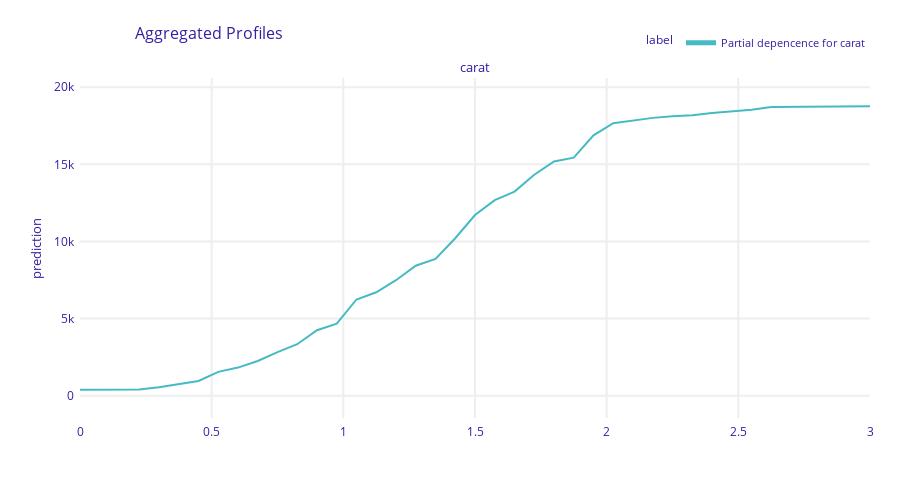

Notebook source saved alongside this figure:
### Code cell
# Interpret model
import numpy as np
import dalex as dx

# Partial dependence plots on training data
def pred_fun(model, df):
    X = encoder.transform(df)
    dX = xgb.DMatrix(X, feature_names=feature_names)
    return model.predict(dX)


exp = dx.Explainer(fit, df_train, predict_function=pred_fun, verbose=False)

pdp_num = exp.model_profile(
    variable_splits={"carat": np.linspace(0, 3, 41)},
    label="Partial depencence for carat",
    verbose=False,
)
pdp_num.plot()

### Figure 1 — Plotly figure (JSON) as saved in the notebook; plotly's stock layout.template omitted (floating-point values rounded to 4 significant figures)
{"data": [{"customdata": [[4268.0, "Partial depencence for carat", "carat"], [4268.0, "Partial depencence for carat", "carat"], [4268.0, "Partial depencence for carat", "carat"], [4268.0, "Partial depencence for carat", "carat"], [4268.0, "Partial depencence for carat", "carat"], [4268.0, "Partial depencence for carat", "carat"], [4268.0, "Partial depencence for carat", "carat"], [4268.0, "Partial depencence for carat", "carat"], [4268.0, "Partial depencence for carat", "carat"], [4268.0, "Partial depencence for carat", "carat"], [4268.0, "Partial depencence for carat", "carat"], [4268.0, "Partial depencence for carat", "carat"], [4268.0, "Partial depencence for carat", "carat"], [4268.0, "Partial depencence for carat", "carat"], [4268.0, "Partial depencence for carat", "carat"], [4268.0, "Partial depencence for carat", "carat"], [4268.0, "Partial depencence for carat", "carat"], [4268.0, "Partial depencence for carat", "carat"], [4268.0, "Partial depencence for carat", "carat"], [4268.0, "Partial depencence for carat", "carat"], [4268.0, "Partial depencence for carat", "carat"], [4268.0, "Partial depencence for carat", "carat"], [4268.0, "Partial depencence for carat", "carat"], [4268.0, "Partial depencence for carat", "carat"], [4268.0, "Partial depencence for carat", "carat"], [4268.0, "Partial depencence for carat", "carat"], [4268.0, "Partial depencence for carat", "carat"], [4268.0, "Partial depencence for carat", "carat"], [4268.0, "Partial depencence for carat", "carat"], [4268.0, "Partial depencence for carat", "carat"], [4268.0, "Partial depencence for carat", "carat"], [4268.0, "Partial depencence for carat", "carat"], [4268.0, "Partial depencence for carat", "carat"], [4268.0, "Partial depencence for carat", "carat"], [4268.0, "Partial depencence for carat", "carat"], [4268.0, "Partial depencence for carat", "carat"], [4268.0, "Partial depencence for carat", "carat"], [4268.0, "Partial depencence for carat", "carat"], [4268.0, "Partial depencence for carat", "carat"], [4268.0, "Partial depencence for carat", "carat"], [4268.0, "Partial depencence for carat", "carat"]], "hovertemplate": "<b>%{hovertext}</b><br><br>prediction=%{y:.3f}<br>mean_prediction=%{customdata[0]:.3f}<extra></extra>", "hovertext": ["Partial depencence for carat", "Partial depencence for carat", "Partial depencence for carat", "Partial depencence for carat", "Partial depencence for carat", "Partial depencence for carat", "Partial depencence for carat", "Partial depencence for carat", "Partial depencence for carat", "Partial depencence for carat", "Partial depencence for carat", "Partial depencence for carat", "Partial depencence for carat", "Partial depencence for carat", "Partial depencence for carat", "Partial depencence for carat", "Partial depencence for carat", "Partial depencence for carat", "Partial depencence for carat", "Partial depencence for carat", "Partial depencence for carat", "Partial depencence for carat", "Partial depencence for carat", "Partial depencence for carat", "Partial depencence for carat", "Partial depencence for carat", "Partial depencence for carat", "Partial depencence for carat", "Partial depencence for carat", "Partial depencence for carat", "Partial depencence for carat", "Partial depencence for carat", "Partial depencence for carat", "Partial depencence for carat", "Partial depencence for carat", "Partial depencence for carat", "Partial depencence for carat", "Partial depencence for carat", "Partial depencence for carat", "Partial depencence for carat", "Partial depencence for carat"], "legendgroup": "Partial depencence for carat", "line": {"color": "#46bac2", "dash": "solid", "width": 2}, "marker": {"symbol": "circle"}, "mode": "lines", "name": "Partial depencence for carat", "opacity": 1, "orientation": "v", "showlegend": true, "type": "scatter", "x": [0, 0.075, 0.15, 0.225, 0.3, 0.375, 0.45, 0.525, 0.6, 0.675, 0.75, 0.825, 0.9, 0.975, 1.05, 1.125, 1.2, 1.275, 1.35, 1.425, 1.5, 1.575, 1.65, 1.725, 1.8, 1.875, 1.95, 2.025, 2.1, 2.175, 2.25, 2.325, 2.4, 2.475, 2.55, 2.625, 2.7, 2.775, 2.85, 2.925, 3], "xaxis": "x", "y": [387.6, 387.6, 387.6, 402.4, 543.4, 749.5, 952.1, 1541.0, 1820.0, 2250.0, 2826.0, 3335.0, 4243.0, 4666.0, 6238.0, 6706.0, 7486.0, 8426.0, 8870.0, 10210.0, 11710.0, 12680.0, 13230.0, 14330.0, 15190.0, 15440.0, 16880.0, 17670.0, 17830.0, 18020.0, 18110.0, 18180.0, 18330.0, 18420.0, 18540.0, 18720.0, 18720.0, 18740.0, 18740.0, 18760.0, 18760.0], "yaxis": "y"}], "layout": {"annotations": [{"font": {"size": 13}, "showarrow": false, "text": "carat", "x": 0.5, "xanchor": "center", "xref": "paper", "y": 1, "yanchor": "bottom", "yref": "paper"}, {"font": {"size": 13}, "showarrow": false, "text": "prediction", "textangle": -90, "x": -0.07, "xref": "paper", "y": 0.5, "yref": "paper"}], "font": {"color": "#371ea3"}, "height": 489, "hovermode": "x unified", "legend": {"font": {"size": 11}, "itemsizing": "constant", "orientation": "h", "title": {"font": {"size": 12}, "text": "label"}, "tracegroupgap": 0, "x": 1, "xanchor": "right", "y": 1.061, "yanchor": "bottom"}, "margin": {"b": 71, "r": 30, "t": 78}, "title": {"font": {"size": 16}, "text": "Aggregated Profiles", "x": 0.15}, "xaxis": {"anchor": "y", "automargin": true, "domain": [0, 1], "fixedrange": true, "gridwidth": 2, "showticklabels": true, "tickcolor": "white", "ticklen": 3, "ticks": "outside", "title": {"text": ""}, "type": "linear", "zeroline": false}, "yaxis": {"anchor": "x", "automargin": true, "domain": [0, 1], "fixedrange": true, "gridwidth": 2, "range": [-1450.0, 20600.0], "tickcolor": "white", "ticklen": 3, "ticks": "outside", "title": {"text": ""}, "type": "linear", "zeroline": false}}}
